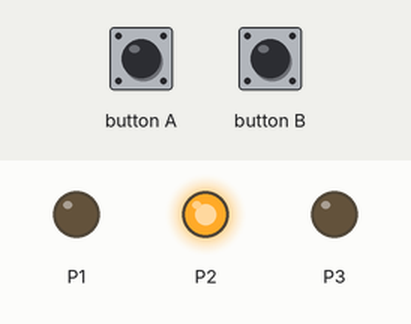
Bench run of a program on a simulated BBC micro:bit (MakeCode). Shown: output pins drawn as LEDs (lit = HIGH). The inputs (shaded band) are chosen by the test bench.

Above: at 1.2 s.
1.3 s: button A pressed for 0.15 s
At 1.9 s:
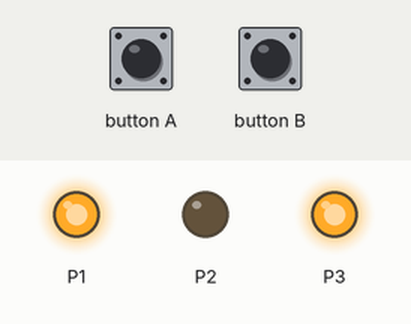
2.9 s: button B pressed for 0.15 s
At 4.3 s:
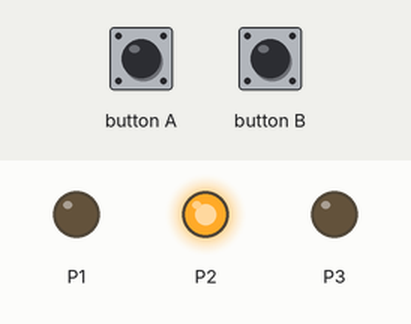
Timing chart, 0 to 5.9 s (numbered marks = the images above; inputs shaded):
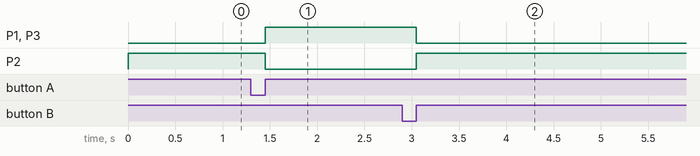

The program:

main.ts
```typescript
input.onButtonPressed(Button.A, function () {
    pins.digitalWritePin(DigitalPin.P1, 1)
    pins.digitalWritePin(DigitalPin.P2, 0)
    pins.digitalWritePin(DigitalPin.P3, 1)
})
input.onButtonPressed(Button.B, function () {
    pins.digitalWritePin(DigitalPin.P1, 0)
    pins.digitalWritePin(DigitalPin.P2, 1)
    pins.digitalWritePin(DigitalPin.P3, 0)
})
led.enable(false)
pins.digitalWritePin(DigitalPin.P1, 0)
pins.digitalWritePin(DigitalPin.P2, 1)
pins.digitalWritePin(DigitalPin.P3, 0)
```

test.ts
```typescript
// testes vão aqui; isto não será compilado quando este pacote for usado como uma extensão.
```

Measured:
- after the input at 1.3 s, P1, P3: LOW → HIGH after 0.15 s; P2: HIGH → LOW after 0.15 s
- after the input at 2.9 s, P1, P3: HIGH → LOW after 0.15 s; P2: LOW → HIGH after 0.15 s
